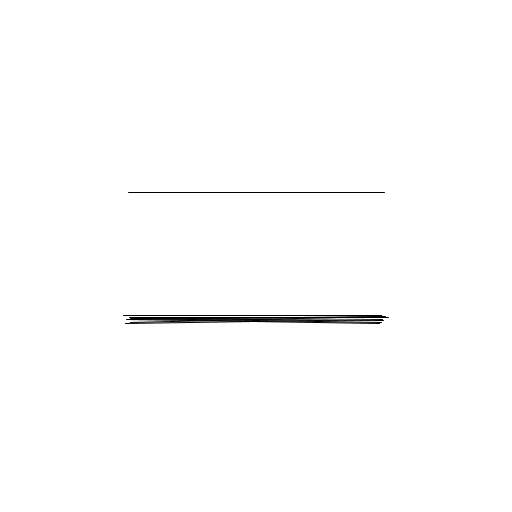
Frame 1 (no input)
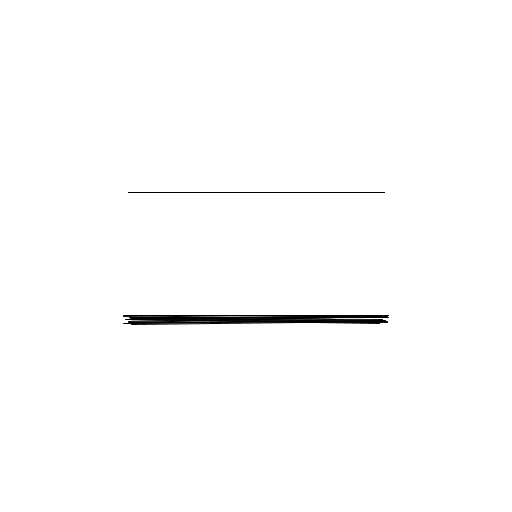
Frame 2 (the mouse pressed at the canvas centre, redrawn once)

The Processing sketch that drew these frames (run headless with seeded random() and noise(); the mouse was pressed at the canvas centre and the sketch redrawn once):

// Processing sketch: Brush
// ── Brush.pde
void setup() {
  size(512, 512);
  background(255);
  noLoop();
}

void draw() {
  line(128.0,256-64,256+128.0,256-64);
  line1(128.0,256+64,256+128.0,256+64,10);
}

// ── Brushes.pde
void line1(float X1, float Y1, float X2, float Y2, float weight) {
    for(int i = 0; i < weight; i++){
      float nearX1 = X1 + random(-5,5);
      float nearY1 = Y1 + random(-5,5);
      float nearX2 = X2 + random(-5,5);
      float nearY2 = Y2 + random(-5,5);
      line(nearX1,nearY1,nearX2,nearY2);
    }
}
